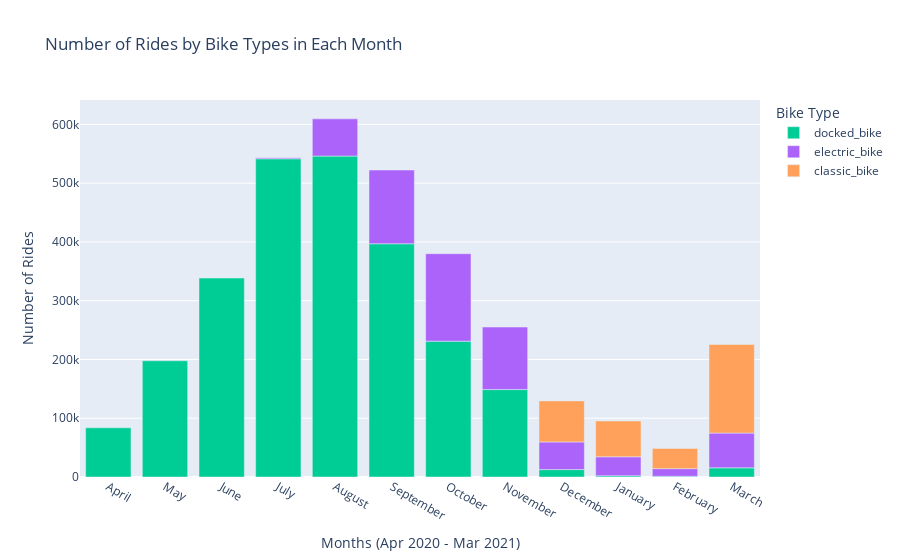

This figure's notebook cell:
### Code cell
fig = px.bar(fig9, x='month', y='ride_id',
        color='rideable_type',
        title='Number of Rides by Bike Types in Each Month',
        labels={'ride_id': 'Number of Rides', 'rideable_type': 'Bike Type', 'month': 'Months (Apr 2020 - Mar 2021)'},
        hover_name='rideable_type', hover_data={'ride_id': True, 'month': False}, 
        color_discrete_map={'casual': '#FF934F', 'member': '#058ED9'})

fig.show()

### Figure 1 — Plotly figure (JSON) as saved in the notebook; plotly's stock layout.template omitted (floating-point values rounded to 4 significant figures)
{"data": [{"alignmentgroup": "True", "hovertemplate": "<b>%{hovertext}</b><br><br>Bike Type=docked_bike<br>Number of Rides=%{y}<extra></extra>", "hovertext": ["docked_bike", "docked_bike", "docked_bike", "docked_bike", "docked_bike", "docked_bike", "docked_bike", "docked_bike", "docked_bike", "docked_bike", "docked_bike", "docked_bike"], "legendgroup": "docked_bike", "marker": {"color": "#00cc96", "pattern": {"shape": ""}}, "name": "docked_bike", "offsetgroup": "docked_bike", "orientation": "v", "showlegend": true, "textposition": "auto", "type": "bar", "x": ["April", "May", "June", "July", "August", "September", "October", "November", "December", "January", "February", "March"], "xaxis": "x", "y": [83758, 197831, 338568, 541569, 546106, 396882, 231167, 148770, 12609, 2085, 1259, 15571], "yaxis": "y"}, {"alignmentgroup": "True", "hovertemplate": "<b>%{hovertext}</b><br><br>Bike Type=electric_bike<br>Number of Rides=%{y}<extra></extra>", "hovertext": ["electric_bike", "electric_bike", "electric_bike", "electric_bike", "electric_bike", "electric_bike", "electric_bike", "electric_bike", "electric_bike"], "legendgroup": "electric_bike", "marker": {"color": "#ab63fa", "pattern": {"shape": ""}}, "name": "electric_bike", "offsetgroup": "electric_bike", "orientation": "v", "showlegend": true, "textposition": "auto", "type": "bar", "x": ["July", "August", "September", "October", "November", "December", "January", "February", "March"], "xaxis": "x", "y": [1776, 63334, 125444, 148751, 106392, 47021, 32283, 12960, 59188], "yaxis": "y"}, {"alignmentgroup": "True", "hovertemplate": "<b>%{hovertext}</b><br><br>Bike Type=classic_bike<br>Number of Rides=%{y}<extra></extra>", "hovertext": ["classic_bike", "classic_bike", "classic_bike", "classic_bike"], "legendgroup": "classic_bike", "marker": {"color": "#FFA15A", "pattern": {"shape": ""}}, "name": "classic_bike", "offsetgroup": "classic_bike", "orientation": "v", "showlegend": true, "textposition": "auto", "type": "bar", "x": ["December", "January", "February", "March"], "xaxis": "x", "y": [69867, 61047, 34430, 150764], "yaxis": "y"}], "layout": {"barmode": "relative", "legend": {"title": {"text": "Bike Type"}, "tracegroupgap": 0}, "title": {"text": "Number of Rides by Bike Types in Each Month"}, "xaxis": {"anchor": "y", "domain": [0, 1], "title": {"text": "Months (Apr 2020 - Mar 2021)"}}, "yaxis": {"anchor": "x", "domain": [0, 1], "title": {"text": "Number of Rides"}}}}
